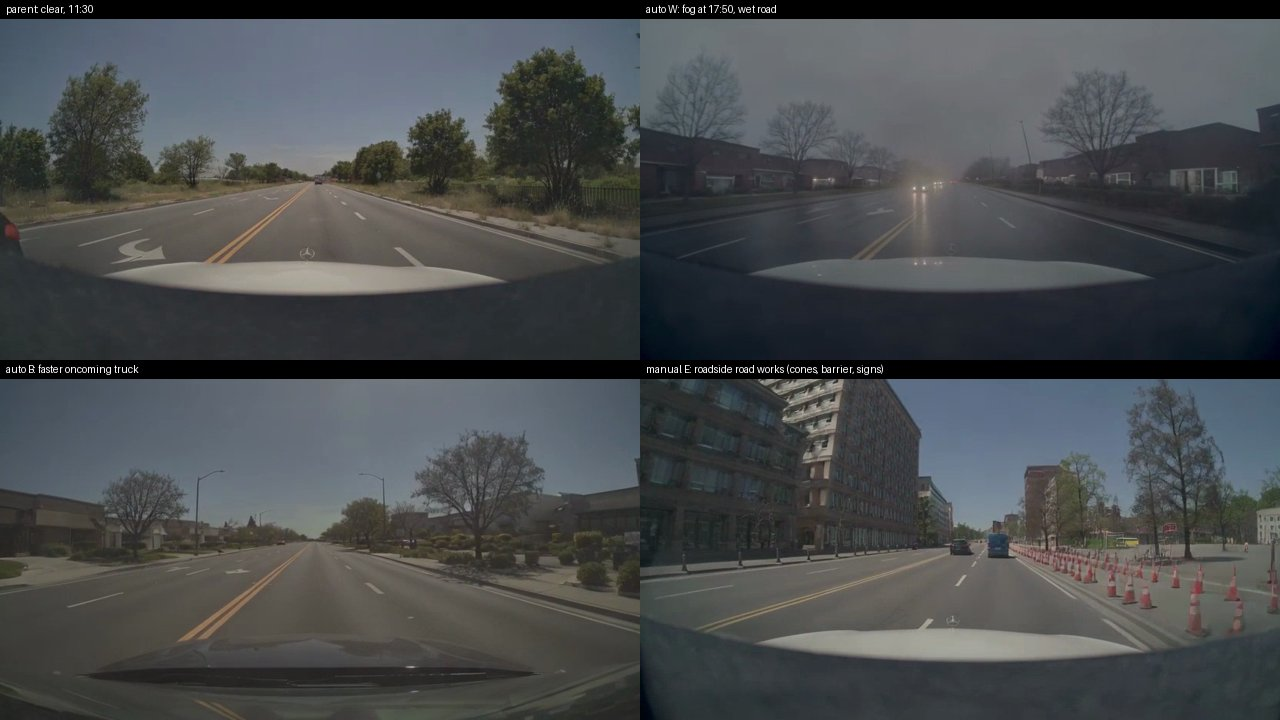
#> input picture report/figs/aug_variants.jpg, 1280 x 720 px
$ python -i drift.py   (imports and definitions only)   (older library calls are emulated)
#> lines starting #> are read from the running program, lines starting #| are printed output that depends on the picture
"""Drift guard for chained Sim-Auto generation (T1 closed loop, long sensor clips).

Every chained request is conditioned (I2V) on one frame of the previous output, so blur and colour errors compound:
in the 28 s T1 run on the UC1 left turn the front camera's sharpness (variance of the Laplacian) fell from 90 to 13
by t = 13 s and its mean saturation climbed from 70 to 105. Per camera the guard keeps the first conditioning frame as
the reference and returns every later one

  1. colour-corrected: Lab a/b mean and spread moved back to the reference; L contrast and mean pulled back by a
     limited step per chunk, so a slow real lighting change survives but accumulated haze does not (a re-anchor's
     frames all the way at once, see below),
  2. re-sharpened: an unsharp mask, raised in small steps, just strong enough to bring the sharpness back toward the
     reference without overshooting it (capped, since part of a sharpness drop is content: an empty road has fewer
     edges than a junction),

and asks for a re-anchor (one request without I2V, generated from the WSM controls alone) when a frame is still far
below the reference after that, or when a veil covers it, at most every ``min_gap`` chunks.

The veil is the chain's other failure: a brown smear or lens blobs that grow from chunk to chunk over part of the image
while the sky and poles stay sharp, so the whole-frame sharpness and saturation above do not move. In the 40 s 720p run
a smear in the lower centre made the front camera nearly opaque from 16 to 28 s (whole-frame sharpness 69-78 against a
reference of 80 throughout). :func:`veil` compares the local contrast of tiles between the sky and the hood with the
reference: the median tile ratio fell to 0.74 by 10 s and to 0.35 when opaque, against 0.83 or more in clean runs.
A vehicle close to the camera lowers the same ratio: its flat side has less local contrast than the road and verge it
covers. In the 40 s protected-left run three of the four re-anchors fired on that (vehicles over 19-80 % of the band,
veil 0.58-0.73; the fourth after the 90° turn, when the view no longer resembles chunk 0), and each redrew every
vehicle and the scenery. Given the sim's projected vehicle boxes, :func:`veil` only compares the tiles no vehicle
covers in either frame, and judges nothing when fewer than half of them are left. Replayed on that run, the masked
score still fell to 0.68-0.72 on the cross-right camera with no smear in view: a side camera's view changes completely
along the drive, so chunk 0 is no reference for it. ``veil_cams`` limits the veil re-anchor to the cameras whose view
stays alike (the front ones); on the smeared left-turn run the masked front-only score still re-anchors at 10.7 s.

The third failure keeps the veil score up: the road turns into smooth shading. In the 40 s protected-left rerun with
the masked front-only veil the road lost its texture and markings from about 12 s, the clouds became repeated blobs and
a haze lay over every camera from 16 s, while the veil stayed at 0.83-1.1 (a smooth gradient keeps a tile's std) and
the sharpness at 73-84 (poles and signs keep the Laplacian); it re-anchored only at 28 s, in the middle of the turn.
:func:`detail` compares the tiles' fine detail (grey minus its blur): there it fell to 0.58 by 12 s, on the smeared
left-turn run to 0.57 by 11 s, against 0.8-1.0 in the first 8 s of both. A re-anchor moves the structural references
(veil and detail tiles, vehicle cover) to the fresh frame, since the view by then (a junction, a turn) no longer
resembles chunk 0; colour and sharpness keep chunk 0, so the run keeps its look.

Detail missed the haze once the ego reached the junction: in the next rerun crosswalk lines, streaks and the tree line
held it at 1.0-1.19 from 24 to 30 s while the road under them had gone to grey shading again. :func:`markings` asks
the control instead: on the thin white and yellow lines the WSM control draws in the near road band (vehicle boxes
left out), how far does the generated frame's local brightness peak rise above its surroundings? Replayed on three
40 s runs it starts at 41-44 (27 on the smeared run), falls to 17-20 by 13 s, 7 on the haze the veil missed, 1.4 when
opaque, and is back at 34-41 after every good re-anchor; on the protected-left rerun it was at 0.52 of its re-anchored
value by 23.5 s, as the junction haze set in. Far lines are thin and Cosmos places them loosely, so the band starts
at 0.55 of the height and fewer than ``marks_px`` line pixels judge nothing. The reference is the first judged frame
after each re-anchor.

The colour correction itself recoloured vehicles: the a/b chroma of the whole frame went back to chunk 0's, so a red
car filling a third of a cross camera after a re-anchor came back brown one chunk later. With the sim's boxes the
statistics come from the pixels outside them; the transform still applies to the whole frame.

A re-anchor's exposure is the generator's own, since nothing conditions it: in the next 40 s protected-left rerun the
six redraws came out with an L spread (outside the vehicles) of 25-46 against 21-25 along the chain, the one after the
oncoming truck passed the ego at 34.7 s as dark ground under a bright sky on every camera, and the limited steps above
took 4-8 chunks (up to 4 s) to bring each back. A redraw has broken continuity already, so its frames are moved all
the way to the reference in one step, unless vehicles cover more than 30 % of the view: then what is left outside
them need not stand for the scene (the van filling a cross camera left blown-out sky, L 166, and matching that turned
the frame dark), and the limited step applies.
"""
from __future__ import annotations

from pathlib import Path

import cv2
import numpy as np


def sharpness(bgr: np.ndarray) -> float:
    return float(cv2.Laplacian(cv2.cvtColor(bgr, cv2.COLOR_BGR2GRAY), cv2.CV_64F).var())


def saturation(bgr: np.ndarray) -> float:
    return float(cv2.cvtColor(bgr, cv2.COLOR_BGR2HSV)[..., 1].mean())


def _grid(img: np.ndarray, stat, rows: int = 4, cols: int = 8, top: float = 0.3, bottom: float = 0.78) -> np.ndarray:
    """``stat`` of each tile of a rows x cols grid over the band between the sky and the ego's hood of a 480x832 image."""
    band = img[int(top * 480):int(bottom * 480)]
    th, tw = band.shape[0] // rows, 832 // cols
    return np.array([[stat(band[r * th:(r + 1) * th, c * tw:(c + 1) * tw]) for c in range(cols)] for r in range(rows)])


def veil_tiles(bgr: np.ndarray) -> np.ndarray:
    """Local contrast (std of grey) of the tiles, at 832x480."""
    return _grid(cv2.resize(cv2.cvtColor(bgr, cv2.COLOR_BGR2GRAY), (832, 480)).astype(np.float32), np.std)


def detail_tiles(bgr: np.ndarray, sigma: float = 2.0) -> np.ndarray:
    """Fine detail (std of grey minus its blur) of the tiles, at 832x480: road texture, markings, edges; not shading."""
    g = cv2.resize(cv2.cvtColor(bgr, cv2.COLOR_BGR2GRAY), (832, 480), interpolation=cv2.INTER_AREA).astype(np.float32)
    return _grid(g - cv2.GaussianBlur(g, (0, 0), sigma), np.std)


# [8 lines left out: function box_mask, not called in this run]


def box_cover(boxes: list, size) -> np.ndarray:
    """Share of each tile covered by the boxes ``[u0, v0, u1, v1]`` given in pixels of ``size`` (w, h)."""
    return _grid(box_mask(boxes, size).astype(np.float32), np.mean)


# [36 lines left out: functions marking_mask, markings, _ratio, veil, not called in this run]


def detail(bgr: np.ndarray, ref_tiles: np.ndarray, valid: np.ndarray | None = None, min_tiles: int = 16) -> float:
    """As :func:`veil` for :func:`detail_tiles`: low when the road has turned into smooth shading."""
    return _ratio(detail_tiles(bgr), ref_tiles, valid, min_tiles)


# [27 lines left out: functions _lab_stats, match_colour, unsharp, not called in this run]


class DriftGuard:
    # [95 lines left out: functions __init__, reference, _cover, _mask, _marks, __call__, not called in this run]

>>> import cv2
>>> picture = cv2.imread('../../../report/figs/aug_variants.jpg')
#> picture is the input picture: shape (720, 1280, 3); mean B, G, R 78.1, 76.2, 73.1
>>> result = detail_tiles(picture)
#> in detail_tiles, `g = cv2.resize(cv2.cvtColor(bgr, cv2.COLOR_BGR2GRAY), (832, 480), inte..`:
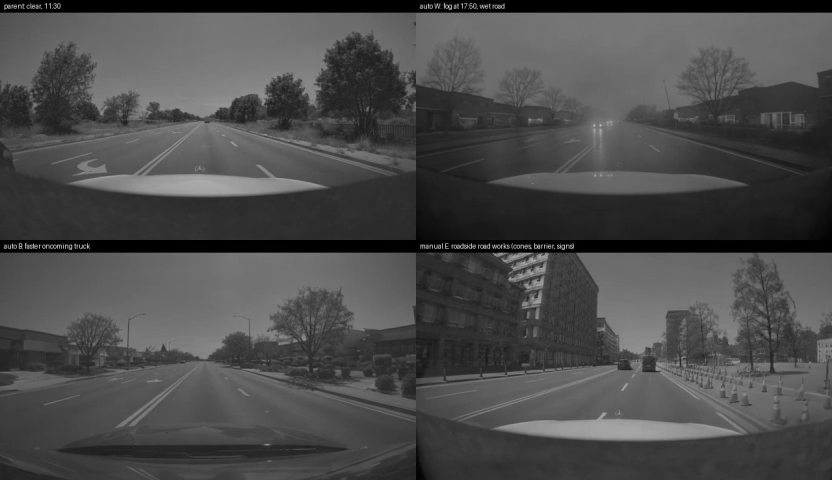
#> g: shape (480, 832) float32; min 0, max 227, mean 75.5
#> in _grid, `band = img[int(top * 480):int(bottom * 480)]`:
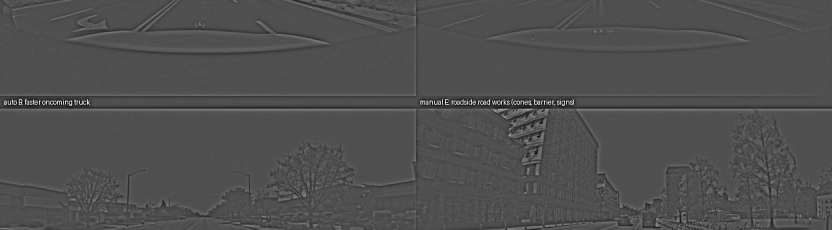
#> band: shape (230, 832) float32; min -67.65, max 147.9, mean 0; drawn with min black and max white

$ run again, on report/figs/cosmos_hw_gen.jpg
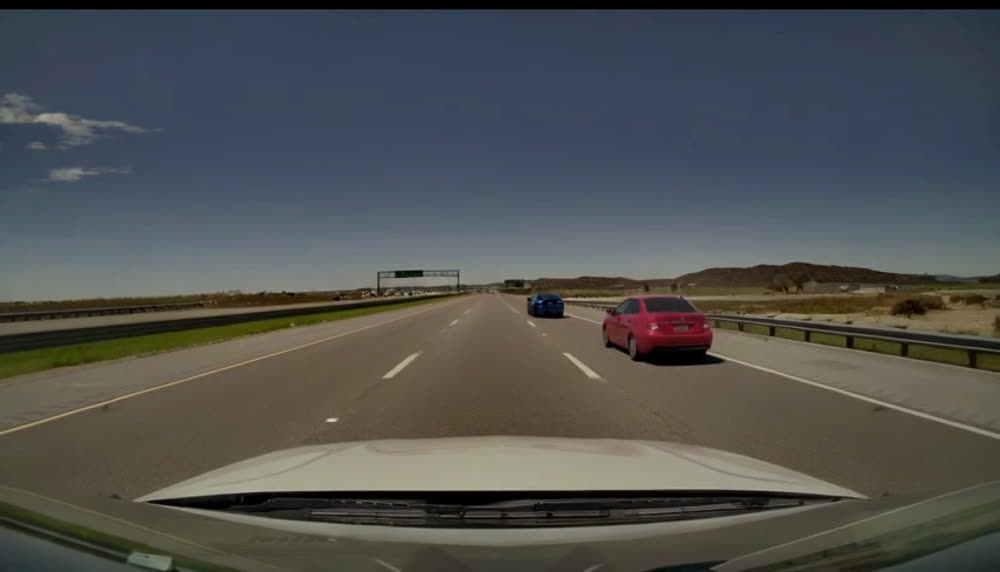
#> input picture report/figs/cosmos_hw_gen.jpg, 1000 x 572 px
#> picture is the input picture: shape (572, 1000, 3); mean B, G, R 80.1, 81.7, 79.8
#> in detail_tiles, `g = cv2.resize(cv2.cvtColor(bgr, cv2.COLOR_BGR2GRAY), (832, 480), inte..`:
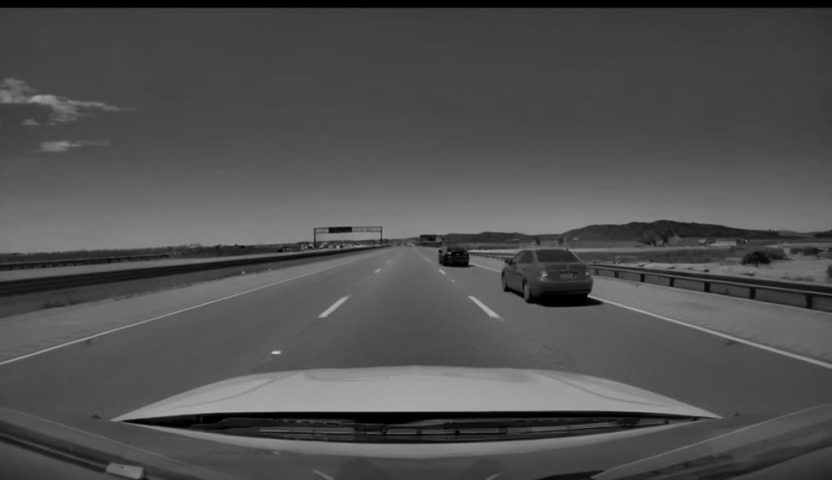
#> g: shape (480, 832) float32; min 0, max 207, mean 81
#> in _grid, `band = img[int(top * 480):int(bottom * 480)]`:
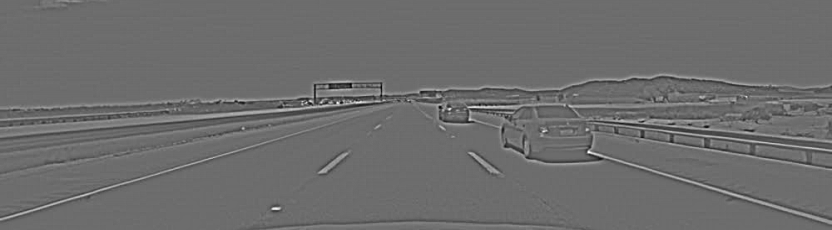
#> band: shape (230, 832) float32; min -53.74, max 71.88, mean 0; drawn with min black and max white

$ run again, on report/figs/cosmos_uc1_sim3.jpg
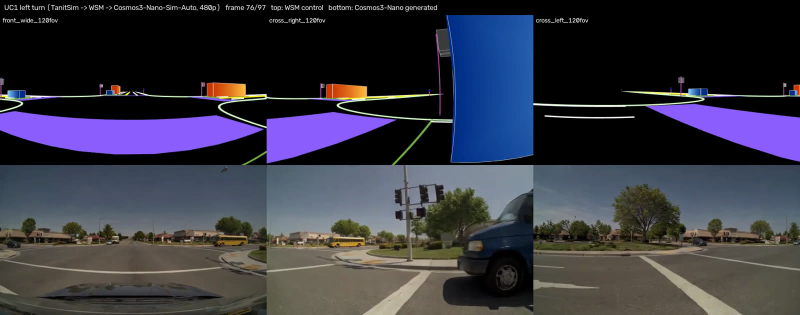
#> input picture report/figs/cosmos_uc1_sim3.jpg, 1600 x 630 px (shown at 1/2 size)
#> picture is the input picture: shape (630, 1600, 3); mean B, G, R 65.8, 53.9, 54.1
#> in detail_tiles, `g = cv2.resize(cv2.cvtColor(bgr, cv2.COLOR_BGR2GRAY), (832, 480), inte..`:
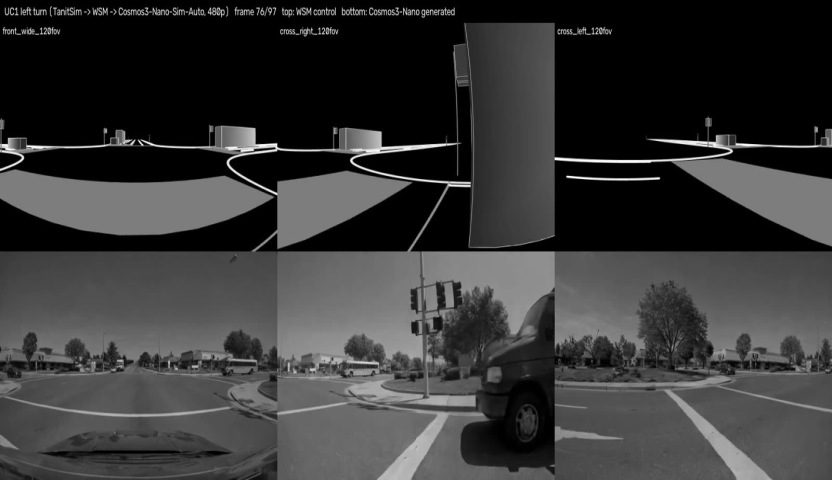
#> g: shape (480, 832) float32; min 0, max 254, mean 55.3
#> in _grid, `band = img[int(top * 480):int(bottom * 480)]`:
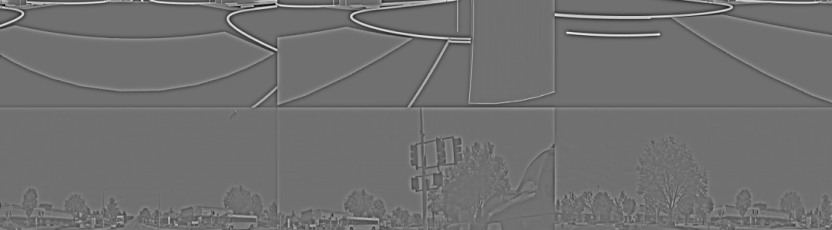
#> band: shape (230, 832) float32; min -144.8, max 182.8, mean 0.1; drawn with min black and max white
